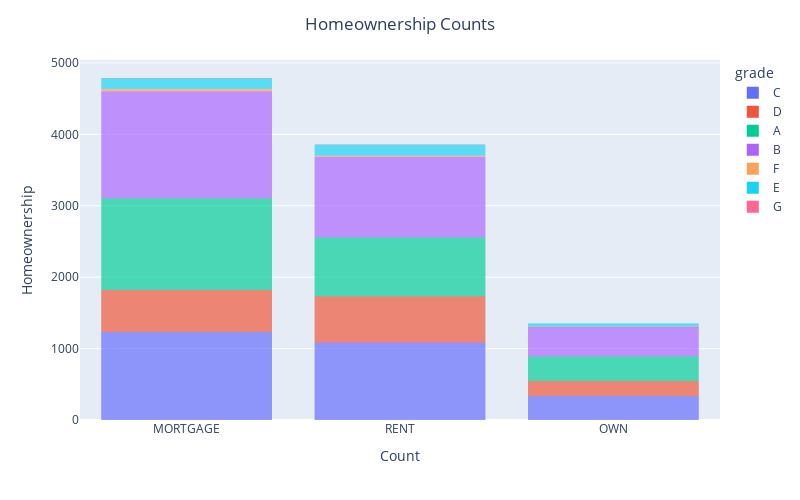

This figure's notebook cell:
### Markdown cell above
**Q7** Can you figure out how to add x labels, y labels, and a title to this graph?

### Code cell
# Your code herefig = px.bar(DF,
fig = px.bar(DF,
            x='homeownership',
            color='grade')
fig.update_traces(dict(marker_line_width=0))

fig.update_layout(title='Homeownership Counts',
                  title_x=0.5,
                  xaxis_title="Count",
                  yaxis_title="Homeownership",
                  autosize=False,
                  width=800,
                  height=500)
fig.show()

### Figure 1 — Plotly figure (JSON) as saved in the notebook; plotly's stock layout.template omitted (floating-point values rounded to 4 significant figures; data arrays with more than 128 entries replaced by an {"elided": "..."} marker saying what was removed)
{"data": [{"alignmentgroup": "True", "hovertemplate": "grade=C<br>homeownership=%{x}<br>count=%{y}<extra></extra>", "legendgroup": "C", "marker": {"color": "#636efa", "line": {"width": 0}, "pattern": {"shape": ""}}, "name": "C", "offsetgroup": "C", "orientation": "v", "showlegend": true, "textposition": "auto", "type": "bar", "x": {"elided": "2653 str values"}, "xaxis": "x", "y": {"elided": "2653 int values"}, "yaxis": "y"}, {"alignmentgroup": "True", "hovertemplate": "grade=D<br>homeownership=%{x}<br>count=%{y}<extra></extra>", "legendgroup": "D", "marker": {"color": "#EF553B", "line": {"width": 0}, "pattern": {"shape": ""}}, "name": "D", "offsetgroup": "D", "orientation": "v", "showlegend": true, "textposition": "auto", "type": "bar", "x": {"elided": "1446 str values"}, "xaxis": "x", "y": {"elided": "1446 int values"}, "yaxis": "y"}, {"alignmentgroup": "True", "hovertemplate": "grade=A<br>homeownership=%{x}<br>count=%{y}<extra></extra>", "legendgroup": "A", "marker": {"color": "#00cc96", "line": {"width": 0}, "pattern": {"shape": ""}}, "name": "A", "offsetgroup": "A", "orientation": "v", "showlegend": true, "textposition": "auto", "type": "bar", "x": {"elided": "2459 str values"}, "xaxis": "x", "y": {"elided": "2459 int values"}, "yaxis": "y"}, {"alignmentgroup": "True", "hovertemplate": "grade=B<br>homeownership=%{x}<br>count=%{y}<extra></extra>", "legendgroup": "B", "marker": {"color": "#ab63fa", "line": {"width": 0}, "pattern": {"shape": ""}}, "name": "B", "offsetgroup": "B", "orientation": "v", "showlegend": true, "textposition": "auto", "type": "bar", "x": {"elided": "3037 str values"}, "xaxis": "x", "y": {"elided": "3037 int values"}, "yaxis": "y"}, {"alignmentgroup": "True", "hovertemplate": "grade=F<br>homeownership=%{x}<br>count=%{y}<extra></extra>", "legendgroup": "F", "marker": {"color": "#FFA15A", "line": {"width": 0}, "pattern": {"shape": ""}}, "name": "F", "offsetgroup": "F", "orientation": "v", "showlegend": true, "textposition": "auto", "type": "bar", "x": ["RENT", "MORTGAGE", "MORTGAGE", "MORTGAGE", "MORTGAGE", "RENT", "RENT", "RENT", "MORTGAGE", "MORTGAGE", "RENT", "OWN", "MORTGAGE", "MORTGAGE", "RENT", "RENT", "MORTGAGE", "MORTGAGE", "RENT", "RENT", "MORTGAGE", "MORTGAGE", "MORTGAGE", "OWN", "MORTGAGE", "MORTGAGE", "RENT", "MORTGAGE", "MORTGAGE", "RENT", "MORTGAGE", "RENT", "MORTGAGE", "MORTGAGE", "MORTGAGE", "MORTGAGE", "RENT", "MORTGAGE", "MORTGAGE", "RENT", "OWN", "RENT", "MORTGAGE", "OWN", "MORTGAGE", "MORTGAGE", "MORTGAGE", "MORTGAGE", "RENT", "RENT", "OWN", "RENT", "MORTGAGE", "MORTGAGE", "RENT", "RENT", "MORTGAGE", "RENT"], "xaxis": "x", "y": [1, 1, 1, 1, 1, 1, 1, 1, 1, 1, 1, 1, 1, 1, 1, 1, 1, 1, 1, 1, 1, 1, 1, 1, 1, 1, 1, 1, 1, 1, 1, 1, 1, 1, 1, 1, 1, 1, 1, 1, 1, 1, 1, 1, 1, 1, 1, 1, 1, 1, 1, 1, 1, 1, 1, 1, 1, 1], "yaxis": "y"}, {"alignmentgroup": "True", "hovertemplate": "grade=E<br>homeownership=%{x}<br>count=%{y}<extra></extra>", "legendgroup": "E", "marker": {"color": "#19d3f3", "line": {"width": 0}, "pattern": {"shape": ""}}, "name": "E", "offsetgroup": "E", "orientation": "v", "showlegend": true, "textposition": "auto", "type": "bar", "x": {"elided": "335 str values"}, "xaxis": "x", "y": {"elided": "335 int values"}, "yaxis": "y"}, {"alignmentgroup": "True", "hovertemplate": "grade=G<br>homeownership=%{x}<br>count=%{y}<extra></extra>", "legendgroup": "G", "marker": {"color": "#FF6692", "line": {"width": 0}, "pattern": {"shape": ""}}, "name": "G", "offsetgroup": "G", "orientation": "v", "showlegend": true, "textposition": "auto", "type": "bar", "x": ["RENT", "RENT", "OWN", "OWN", "MORTGAGE", "MORTGAGE", "MORTGAGE", "RENT", "RENT", "OWN", "MORTGAGE", "RENT"], "xaxis": "x", "y": [1, 1, 1, 1, 1, 1, 1, 1, 1, 1, 1, 1], "yaxis": "y"}], "layout": {"autosize": false, "barmode": "relative", "height": 500, "legend": {"title": {"text": "grade"}, "tracegroupgap": 0}, "margin": {"t": 60}, "title": {"text": "Homeownership Counts", "x": 0.5}, "width": 800, "xaxis": {"anchor": "y", "autorange": true, "domain": [0, 1], "range": [-0.5, 2.5], "title": {"text": "Count"}, "type": "category"}, "yaxis": {"anchor": "x", "autorange": true, "domain": [0, 1], "range": [0, 5041.0], "title": {"text": "Homeownership"}, "type": "linear"}}}
